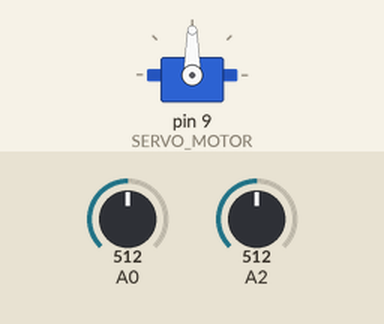
The sketch below on a simulated Arduino Uno, built with avr-gcc and run on an emulated ATmega328P. On the bench: servo. The test bench sets the inputs (shaded band); at power-on: A2 = 512, A0 = 512.

Above: at 1.3 s.
1.4 s: A2 set to 716
At 2.0 s:
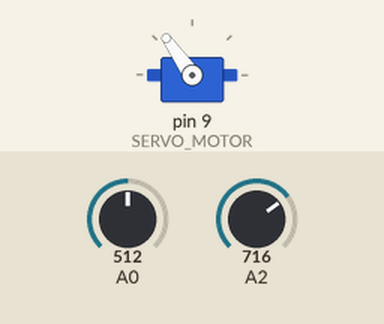
3.0 s: A2 set to 900
At 3.3 s:
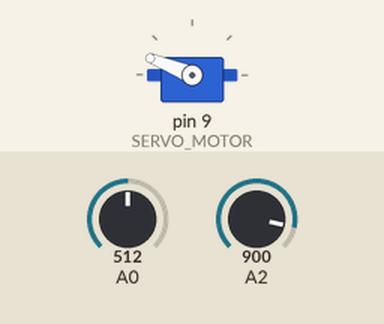
4.5 s: A2 set to 1023
At 5.8 s:
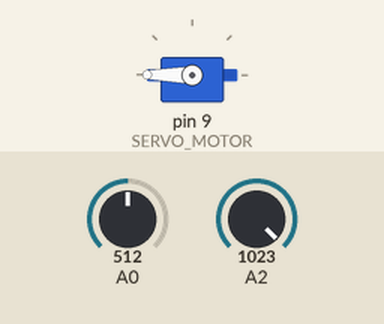
6.1 s: A2 set to 306
At 7.1 s:
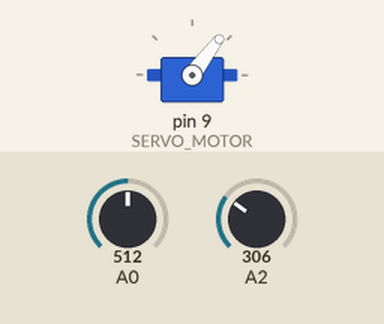
7.6 s: A2 set to 122
At 8.4 s:
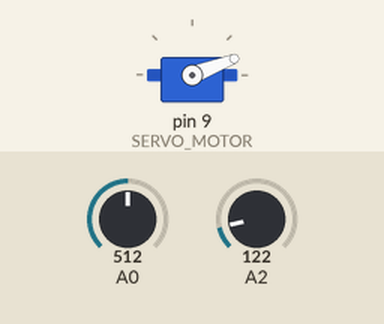
Timing chart, 0 to 10.1 s (numbered marks = the images above; inputs shaded):
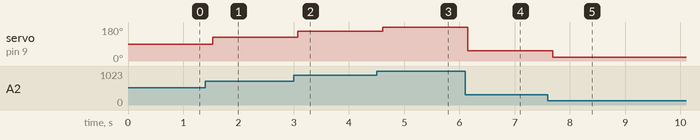

The sketch:

ServoMotor_Ntc.ino
```cpp
#include <Servo.h>
Servo SERVO_MOTOR;

void setup() {
  SERVO_MOTOR.attach(9);
}
void loop() {
  SERVO_MOTOR.write(calculateValue());
  delay(analogRead(A0)); // Potansiyometre
}

int calculateValue() {
  return map(analogRead(A2), 0, 1023, 0, 180); // NTC
}
```

Measured:
- after the input at 1.4 s, servo on pin 9 (SERVO_MOTOR): 90° → 125° after 0.14 s
- after the input at 3.0 s, servo on pin 9 (SERVO_MOTOR): 125° → 158° after 0.07 s
- after the input at 4.5 s, servo on pin 9 (SERVO_MOTOR): 158° → 180° after 0.11 s
- after the input at 6.1 s, servo on pin 9 (SERVO_MOTOR): 180° → 53° after 0.05 s
- after the input at 7.6 s, servo on pin 9 (SERVO_MOTOR): 53° → 21° after 0.09 s
